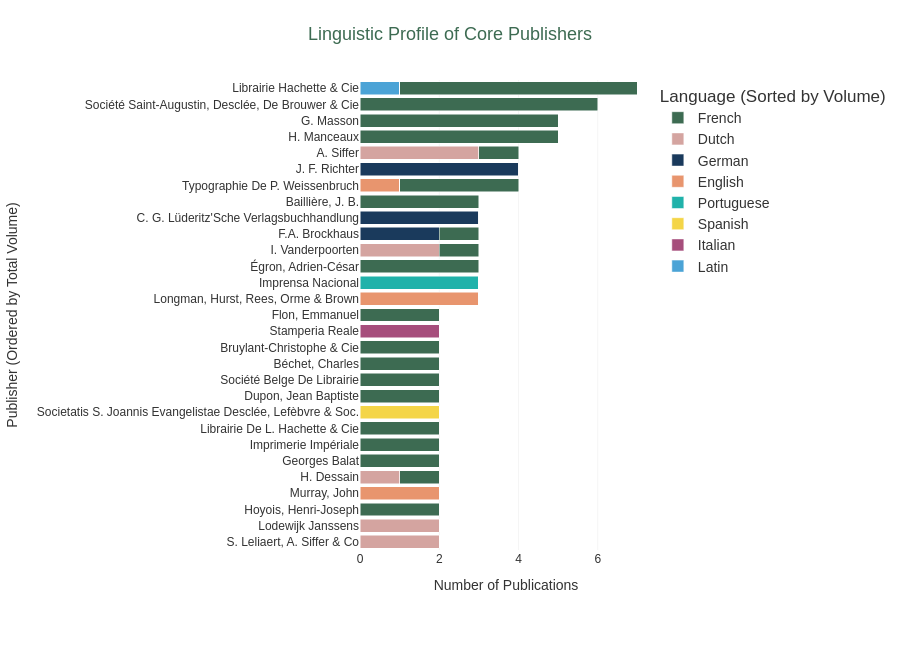

This figure's notebook cell:
### Markdown cell above
---
# CHART 5: Publisher Language Distribution

### Code cell
# ── Publisher Language Distribution: Stacked Bar Chart (Strict Treemap Match & Global Sort) ──

import pandas as pd
import plotly.graph_objects as go

# ==========================================
# STEP 1: EXACT REPLICATION OF YOUR TREEMAP LOGIC
# ==========================================
pub_df = df_publisher[df_publisher['publisher_name_cleaned'] != 'Unknown'].copy()

# Count books within each period to mirror the Treemap's chronological grouping
pub_counts = pub_df.groupby(['period', 'publisher_name_cleaned']).size().reset_index(name='count')

# Apply threshold: Only keep publishers with 2 or more books in a single period
pub_counts = pub_counts[pub_counts['count'] >= 2]

# Extract the exact target dataset used in your Treemap (Top 30 period-publisher segments)
top_pubs_segments = pub_counts.sort_values('count', ascending=False).head(30)

# ==========================================
# STEP 2: MERGE WITH LANGUAGE DATA & APPLY STRICT FILTER
# ==========================================
lang_df = df_language.copy()
merged = pub_df.merge(lang_df[['book_id', 'language']], on='book_id', how='inner')

if 'language_y' in merged.columns:
    merged = merged.rename(columns={'language_y': 'language'}).drop(columns=['language_x'])

# CRITICAL ACADEMIC ALIGNMENT: Keep only the books belonging to the exact (period, publisher) pairs in Treemap
top_merged = merged.merge(
    top_pubs_segments[['period', 'publisher_name_cleaned']], 
    on=['period', 'publisher_name_cleaned'], 
    how='inner'
)

# Step 3: Build cross-tabulation: publisher × language
cross = pd.crosstab(top_merged['publisher_name_cleaned'], top_merged['language'])

# ==========================================
# STEP 4: SORT LEGEND BY LANGUAGE VOLUME (ASCENDING FOR PLOTLY BOTTOM-UP STACK)
# ==========================================
# Plotly stacks legends from bottom to top, so the largest language volume 
# must be the last column in 'cross' to appear at the very top of the interactive legend.
lang_totals = cross.sum(axis=0).sort_values(ascending=True)
cross = cross[lang_totals.index]

# ==========================================
# STEP 5: PROPOSAL A - SORT PUBLISHERS BY CORE GLOBAL OUTPUT (Y-AXIS)
# ==========================================
# Sort the Y-axis publishers by their total output within this core subset.
# ascending=True is applied here because Plotly plots horizontal bars from bottom to top.
# This ensures the largest global publisher appears beautifully at the top of the chart.
cross['_total'] = cross.sum(axis=1)
cross = cross.sort_values('_total', ascending=True).drop(columns='_total') 

# Step 6: Map language codes to readable labels (Aligned with Cell 10 Pie Chart)
lang_labels = {
    'fre': 'French',
    'dut': 'Dutch',
    'ger': 'German',
    'lat': 'Latin',
    'eng': 'English',
    'spa': 'Spanish',
    'por': 'Portuguese',
    'ita': 'Italian',
    'multiple languages': 'Multiple Languages',
}

# Step 7: Language colors — strictly matching KBR brand colors (Cell 163 variable names corrected)
lang_colors = {
    'fre': colors['dark_green'],    
    'ger': colors['navy_blue'],     
    'dut': colors['rose_pink'],     
    'eng': colors['warm_orange'],   
    'ita': colors['magenta'],       
    'lat': colors['bright_blue'],   
    'spa': colors['bright_yellow'], 
    'por': '#20B2AA',               
    'multiple languages': colors['dark_gray'], 
}

# Step 8: Build stacked bar traces — traces will now be added in the sorted language order
traces = []
for lang_code in cross.columns:
    label = lang_labels.get(lang_code, lang_code.upper())
    color = lang_colors.get(lang_code, '#CCCCCC')
    traces.append(go.Bar(
        name=label,
        y=cross.index,                        # Publishers on Y-axis (horizontal bar layout)
        x=cross[lang_code],                   # Book counts on X-axis
        orientation='h',
        marker=dict(color=color, line=dict(color='#FFFFFF', width=0.5)),
        hovertemplate=f'<b>%{{y}}</b><br>Language: {label}<br>Publications: %{{x}}<extra></extra>'
    ))

# Step 9: Build figure
fig_pub_lang = go.Figure(data=traces)

fig_pub_lang.update_layout(
    barmode='stack',
    title={
        'text': 'Linguistic Profile of Core Publishers',
        'font': {'size': title_font_size, 'color': colors['dark_green'], 'family': font_family},
        'x': 0.5, 'xanchor': 'center'
    },
    xaxis=dict(
        title='Number of Publications',
        tickformat='d',
        gridcolor=colors['light_gray'],
        fixedrange=True
    ),
    yaxis=dict(
        title='Publisher (Ordered by Total Volume)',
        automargin=True,
        fixedrange=True
    ),
    legend=dict(
        title='Language (Sorted by Volume)',
        orientation='v',
        x=1.02, y=1,
        font=dict(size=14, family=font_family),
        itemclick=False,
        itemdoubleclick=False
    ),
    paper_bgcolor=colors['white'],
    plot_bgcolor=colors['white'],
    autosize=True,
    height=650,
    margin=dict(t=80, l=250, r=150, b=100),
    font=dict(size=label_font_size, color=colors['dark_gray'], family=font_family),
    
)

# Export
output_path = f'{output_dir}publisher_language_bar.html'
fig_pub_lang.write_html(output_path, config={'responsive': True, 'displayModeBar': False})
print(f"✓ Successfully exported Proposal A Chart to: {output_path}")
fig_pub_lang.show()

### Figure 1 — Plotly figure (JSON) as saved in the notebook; plotly's stock layout.template omitted (floating-point values rounded to 4 significant figures)
{"data": [{"hovertemplate": "<b>%{y}</b><br>Language: Latin<br>Publications: %{x}<extra></extra>", "marker": {"color": "#4BA3D6", "line": {"color": "#FFFFFF", "width": 0.5}}, "name": "Latin", "orientation": "h", "type": "bar", "x": [0, 0, 0, 0, 0, 0, 0, 0, 0, 0, 0, 0, 0, 0, 0, 0, 0, 0, 0, 0, 0, 0, 0, 0, 0, 0, 0, 0, 1], "y": ["S. Leliaert, A. Siffer & Co", "Lodewijk Janssens", "Hoyois, Henri-Joseph", "Murray, John", "H. Dessain", "Georges Balat", "Imprimerie Impériale", "Librairie De L. Hachette & Cie", "Societatis S. Joannis Evangelistae Desclée, Lefèbvre & Soc.", "Dupon, Jean Baptiste", "Société Belge De Librairie", "Béchet, Charles", "Bruylant-Christophe & Cie", "Stamperia Reale", "Flon, Emmanuel", "Longman, Hurst, Rees, Orme & Brown", "Imprensa Nacional", "Égron, Adrien-César", "I. Vanderpoorten", "F.A. Brockhaus", "C. G. Lüderitz'Sche Verlagsbuchhandlung", "Baillière, J. B.", "Typographie De P. Weissenbruch", "J. F. Richter", "A. Siffer", "H. Manceaux", "G. Masson", "Société Saint-Augustin, Desclée, De Brouwer & Cie", "Librairie Hachette & Cie"]}, {"hovertemplate": "<b>%{y}</b><br>Language: Italian<br>Publications: %{x}<extra></extra>", "marker": {"color": "#A64E7C", "line": {"color": "#FFFFFF", "width": 0.5}}, "name": "Italian", "orientation": "h", "type": "bar", "x": [0, 0, 0, 0, 0, 0, 0, 0, 0, 0, 0, 0, 0, 2, 0, 0, 0, 0, 0, 0, 0, 0, 0, 0, 0, 0, 0, 0, 0], "y": ["S. Leliaert, A. Siffer & Co", "Lodewijk Janssens", "Hoyois, Henri-Joseph", "Murray, John", "H. Dessain", "Georges Balat", "Imprimerie Impériale", "Librairie De L. Hachette & Cie", "Societatis S. Joannis Evangelistae Desclée, Lefèbvre & Soc.", "Dupon, Jean Baptiste", "Société Belge De Librairie", "Béchet, Charles", "Bruylant-Christophe & Cie", "Stamperia Reale", "Flon, Emmanuel", "Longman, Hurst, Rees, Orme & Brown", "Imprensa Nacional", "Égron, Adrien-César", "I. Vanderpoorten", "F.A. Brockhaus", "C. G. Lüderitz'Sche Verlagsbuchhandlung", "Baillière, J. B.", "Typographie De P. Weissenbruch", "J. F. Richter", "A. Siffer", "H. Manceaux", "G. Masson", "Société Saint-Augustin, Desclée, De Brouwer & Cie", "Librairie Hachette & Cie"]}, {"hovertemplate": "<b>%{y}</b><br>Language: Spanish<br>Publications: %{x}<extra></extra>", "marker": {"color": "#F4D547", "line": {"color": "#FFFFFF", "width": 0.5}}, "name": "Spanish", "orientation": "h", "type": "bar", "x": [0, 0, 0, 0, 0, 0, 0, 0, 2, 0, 0, 0, 0, 0, 0, 0, 0, 0, 0, 0, 0, 0, 0, 0, 0, 0, 0, 0, 0], "y": ["S. Leliaert, A. Siffer & Co", "Lodewijk Janssens", "Hoyois, Henri-Joseph", "Murray, John", "H. Dessain", "Georges Balat", "Imprimerie Impériale", "Librairie De L. Hachette & Cie", "Societatis S. Joannis Evangelistae Desclée, Lefèbvre & Soc.", "Dupon, Jean Baptiste", "Société Belge De Librairie", "Béchet, Charles", "Bruylant-Christophe & Cie", "Stamperia Reale", "Flon, Emmanuel", "Longman, Hurst, Rees, Orme & Brown", "Imprensa Nacional", "Égron, Adrien-César", "I. Vanderpoorten", "F.A. Brockhaus", "C. G. Lüderitz'Sche Verlagsbuchhandlung", "Baillière, J. B.", "Typographie De P. Weissenbruch", "J. F. Richter", "A. Siffer", "H. Manceaux", "G. Masson", "Société Saint-Augustin, Desclée, De Brouwer & Cie", "Librairie Hachette & Cie"]}, {"hovertemplate": "<b>%{y}</b><br>Language: Portuguese<br>Publications: %{x}<extra></extra>", "marker": {"color": "#20B2AA", "line": {"color": "#FFFFFF", "width": 0.5}}, "name": "Portuguese", "orientation": "h", "type": "bar", "x": [0, 0, 0, 0, 0, 0, 0, 0, 0, 0, 0, 0, 0, 0, 0, 0, 3, 0, 0, 0, 0, 0, 0, 0, 0, 0, 0, 0, 0], "y": ["S. Leliaert, A. Siffer & Co", "Lodewijk Janssens", "Hoyois, Henri-Joseph", "Murray, John", "H. Dessain", "Georges Balat", "Imprimerie Impériale", "Librairie De L. Hachette & Cie", "Societatis S. Joannis Evangelistae Desclée, Lefèbvre & Soc.", "Dupon, Jean Baptiste", "Société Belge De Librairie", "Béchet, Charles", "Bruylant-Christophe & Cie", "Stamperia Reale", "Flon, Emmanuel", "Longman, Hurst, Rees, Orme & Brown", "Imprensa Nacional", "Égron, Adrien-César", "I. Vanderpoorten", "F.A. Brockhaus", "C. G. Lüderitz'Sche Verlagsbuchhandlung", "Baillière, J. B.", "Typographie De P. Weissenbruch", "J. F. Richter", "A. Siffer", "H. Manceaux", "G. Masson", "Société Saint-Augustin, Desclée, De Brouwer & Cie", "Librairie Hachette & Cie"]}, {"hovertemplate": "<b>%{y}</b><br>Language: English<br>Publications: %{x}<extra></extra>", "marker": {"color": "#E8956E", "line": {"color": "#FFFFFF", "width": 0.5}}, "name": "English", "orientation": "h", "type": "bar", "x": [0, 0, 0, 2, 0, 0, 0, 0, 0, 0, 0, 0, 0, 0, 0, 3, 0, 0, 0, 0, 0, 0, 1, 0, 0, 0, 0, 0, 0], "y": ["S. Leliaert, A. Siffer & Co", "Lodewijk Janssens", "Hoyois, Henri-Joseph", "Murray, John", "H. Dessain", "Georges Balat", "Imprimerie Impériale", "Librairie De L. Hachette & Cie", "Societatis S. Joannis Evangelistae Desclée, Lefèbvre & Soc.", "Dupon, Jean Baptiste", "Société Belge De Librairie", "Béchet, Charles", "Bruylant-Christophe & Cie", "Stamperia Reale", "Flon, Emmanuel", "Longman, Hurst, Rees, Orme & Brown", "Imprensa Nacional", "Égron, Adrien-César", "I. Vanderpoorten", "F.A. Brockhaus", "C. G. Lüderitz'Sche Verlagsbuchhandlung", "Baillière, J. B.", "Typographie De P. Weissenbruch", "J. F. Richter", "A. Siffer", "H. Manceaux", "G. Masson", "Société Saint-Augustin, Desclée, De Brouwer & Cie", "Librairie Hachette & Cie"]}, {"hovertemplate": "<b>%{y}</b><br>Language: German<br>Publications: %{x}<extra></extra>", "marker": {"color": "#1A3A5C", "line": {"color": "#FFFFFF", "width": 0.5}}, "name": "German", "orientation": "h", "type": "bar", "x": [0, 0, 0, 0, 0, 0, 0, 0, 0, 0, 0, 0, 0, 0, 0, 0, 0, 0, 0, 2, 3, 0, 0, 4, 0, 0, 0, 0, 0], "y": ["S. Leliaert, A. Siffer & Co", "Lodewijk Janssens", "Hoyois, Henri-Joseph", "Murray, John", "H. Dessain", "Georges Balat", "Imprimerie Impériale", "Librairie De L. Hachette & Cie", "Societatis S. Joannis Evangelistae Desclée, Lefèbvre & Soc.", "Dupon, Jean Baptiste", "Société Belge De Librairie", "Béchet, Charles", "Bruylant-Christophe & Cie", "Stamperia Reale", "Flon, Emmanuel", "Longman, Hurst, Rees, Orme & Brown", "Imprensa Nacional", "Égron, Adrien-César", "I. Vanderpoorten", "F.A. Brockhaus", "C. G. Lüderitz'Sche Verlagsbuchhandlung", "Baillière, J. B.", "Typographie De P. Weissenbruch", "J. F. Richter", "A. Siffer", "H. Manceaux", "G. Masson", "Société Saint-Augustin, Desclée, De Brouwer & Cie", "Librairie Hachette & Cie"]}, {"hovertemplate": "<b>%{y}</b><br>Language: Dutch<br>Publications: %{x}<extra></extra>", "marker": {"color": "#D4A4A0", "line": {"color": "#FFFFFF", "width": 0.5}}, "name": "Dutch", "orientation": "h", "type": "bar", "x": [2, 2, 0, 0, 1, 0, 0, 0, 0, 0, 0, 0, 0, 0, 0, 0, 0, 0, 2, 0, 0, 0, 0, 0, 3, 0, 0, 0, 0], "y": ["S. Leliaert, A. Siffer & Co", "Lodewijk Janssens", "Hoyois, Henri-Joseph", "Murray, John", "H. Dessain", "Georges Balat", "Imprimerie Impériale", "Librairie De L. Hachette & Cie", "Societatis S. Joannis Evangelistae Desclée, Lefèbvre & Soc.", "Dupon, Jean Baptiste", "Société Belge De Librairie", "Béchet, Charles", "Bruylant-Christophe & Cie", "Stamperia Reale", "Flon, Emmanuel", "Longman, Hurst, Rees, Orme & Brown", "Imprensa Nacional", "Égron, Adrien-César", "I. Vanderpoorten", "F.A. Brockhaus", "C. G. Lüderitz'Sche Verlagsbuchhandlung", "Baillière, J. B.", "Typographie De P. Weissenbruch", "J. F. Richter", "A. Siffer", "H. Manceaux", "G. Masson", "Société Saint-Augustin, Desclée, De Brouwer & Cie", "Librairie Hachette & Cie"]}, {"hovertemplate": "<b>%{y}</b><br>Language: French<br>Publications: %{x}<extra></extra>", "marker": {"color": "#3D6B52", "line": {"color": "#FFFFFF", "width": 0.5}}, "name": "French", "orientation": "h", "type": "bar", "x": [0, 0, 2, 0, 1, 2, 2, 2, 0, 2, 2, 2, 2, 0, 2, 0, 0, 3, 1, 1, 0, 3, 3, 0, 1, 5, 5, 6, 6], "y": ["S. Leliaert, A. Siffer & Co", "Lodewijk Janssens", "Hoyois, Henri-Joseph", "Murray, John", "H. Dessain", "Georges Balat", "Imprimerie Impériale", "Librairie De L. Hachette & Cie", "Societatis S. Joannis Evangelistae Desclée, Lefèbvre & Soc.", "Dupon, Jean Baptiste", "Société Belge De Librairie", "Béchet, Charles", "Bruylant-Christophe & Cie", "Stamperia Reale", "Flon, Emmanuel", "Longman, Hurst, Rees, Orme & Brown", "Imprensa Nacional", "Égron, Adrien-César", "I. Vanderpoorten", "F.A. Brockhaus", "C. G. Lüderitz'Sche Verlagsbuchhandlung", "Baillière, J. B.", "Typographie De P. Weissenbruch", "J. F. Richter", "A. Siffer", "H. Manceaux", "G. Masson", "Société Saint-Augustin, Desclée, De Brouwer & Cie", "Librairie Hachette & Cie"]}], "layout": {"autosize": true, "barmode": "stack", "font": {"color": "#333333", "family": "Arial, sans-serif", "size": 12}, "height": 650, "legend": {"font": {"family": "Arial, sans-serif", "size": 14}, "itemclick": false, "itemdoubleclick": false, "orientation": "v", "title": {"text": "Language (Sorted by Volume)"}, "x": 1.02, "y": 1}, "margin": {"b": 100, "l": 250, "r": 150, "t": 80}, "paper_bgcolor": "#FFFFFF", "plot_bgcolor": "#FFFFFF", "title": {"font": {"color": "#3D6B52", "family": "Arial, sans-serif", "size": 18}, "text": "Linguistic Profile of Core Publishers", "x": 0.5, "xanchor": "center"}, "xaxis": {"fixedrange": true, "gridcolor": "#F5F5F5", "tickformat": "d", "title": {"text": "Number of Publications"}}, "yaxis": {"automargin": true, "fixedrange": true, "title": {"text": "Publisher (Ordered by Total Volume)"}}}}
